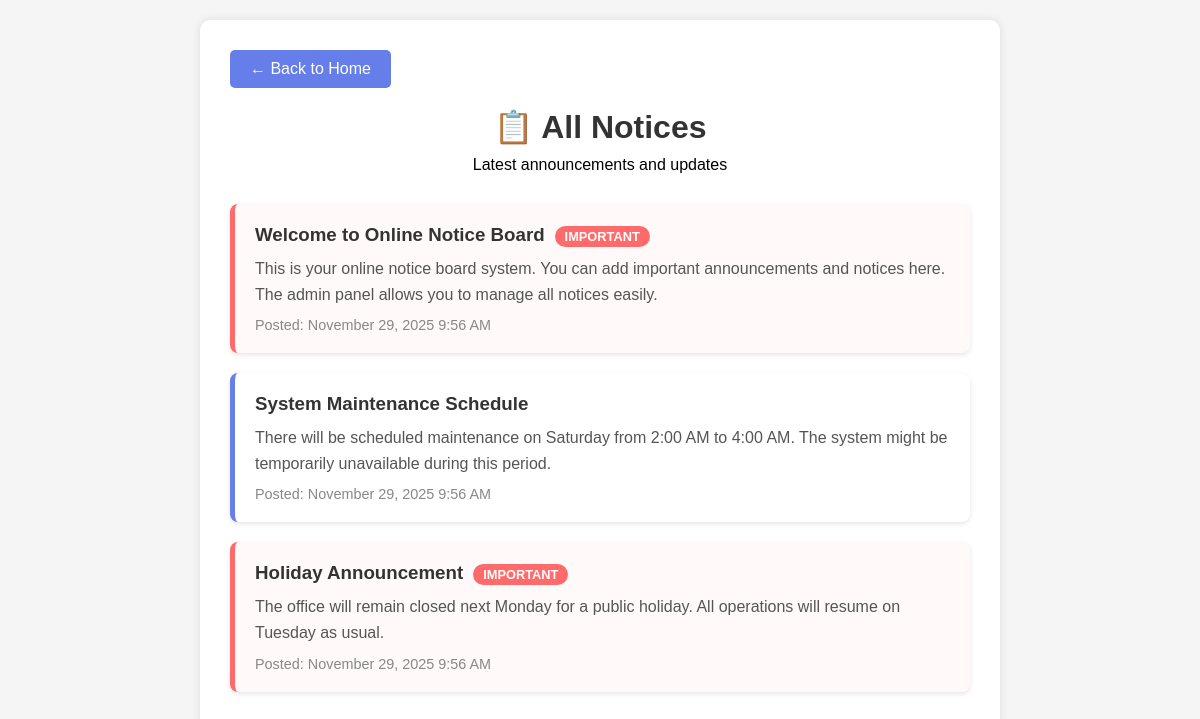
The page /view_notices.php on the database its author committed.
### tables this page shows
CREATE TABLE notices (
    id INT AUTO_INCREMENT PRIMARY KEY,
    title VARCHAR(255) NOT NULL,
    content TEXT NOT NULL,
    created_at TIMESTAMP DEFAULT CURRENT_TIMESTAMP,
    is_important BOOLEAN DEFAULT FALSE
);

### view_notices.php (the view, shortened to what this page needs)
<?php
include 'config.php';
?>
<!DOCTYPE html>
<html lang="en">
<head>
</head>
<body>
    <div class="container">
        <a href="index.php" class="back-btn">← Back to Home</a>
        <header>
            <h1>📋 All Notices</h1>
            <p>Latest announcements and updates</p>
        </header>
        <?php
        $sql = "SELECT * FROM notices ORDER BY created_at DESC";
        $result = $conn->query($sql);
        if ($result->num_rows > 0) {
            while($row = $result->fetch_assoc()) {
                $important_class = $row['is_important'] ? 'important' : '';
                echo "<div class='notice $important_class'>";
                echo "<h3>" . htmlspecialchars($row['title']);
                if ($row['is_important']) {
                    echo "<span class='important-badge'>IMPORTANT</span>";
                }
                echo "</h3>";
                echo "<p>" . nl2br(htmlspecialchars($row['content'])) . "</p>";
                echo "<div class='notice-date'>Posted: " . date('F j, Y g:i A', strtotime($row['created_at'])) . "</div>";
                echo "</div>";
            }
        } else {
            echo "<p>No notices available.</p>";
        }
        ?>
    </div>
</body>
</html>

### view_notices.php (style rules this page uses)
* { margin: 0; padding: 0; box-sizing: border-box; }
body { font-family: Arial, sans-serif; background: #f5f5f5; padding: 20px; }
.container { max-width: 800px; margin: 0 auto; background: white; padding: 30px; border-radius: 10px; box-shadow: 0 0 10px rgba(0,0,0,0.1); }
header { text-align: center; margin-bottom: 30px; }
h1 { color: #333; margin-bottom: 10px; }
.back-btn { display: inline-block; padding: 10px 20px; background: #667eea; color: white; text-decoration: none; border-radius: 5px; margin-bottom: 20px; }
.notice { background: white; padding: 20px; margin-bottom: 20px; border-radius: 8px; border-left: 5px solid #667eea; box-shadow: 0 2px 5px rgba(0,0,0,0.1); }
.notice.important { border-left-color: #ff6b6b; background: #fff9f9; }
.notice h3 { color: #333; margin-bottom: 10px; }
.notice p { color: #555; line-height: 1.6; margin-bottom: 10px; }
.notice-date { color: #888; font-size: 0.9rem; }
.important-badge { background: #ff6b6b; color: white; padding: 3px 10px; border-radius: 15px; font-size: 0.8rem; margin-left: 10px; }

### rows shown on the page
notices: title "Welcome to Online Notice Board", is_important "IMPORTANT", content "This is your online notice board system. You can add important announcements and notices here. The admin panel allows you to manage all notices easily.", created_at "November 29, 2025 9:56 AM"
notices: title "System Maintenance Schedule", content "There will be scheduled maintenance on Saturday from 2:00 AM to 4:00 AM. The system might be temporarily unavailable during this period.", created_at "November 29, 2025 9:56 AM"
notices: title "Holiday Announcement", is_important "IMPORTANT", content "The office will remain closed next Monday for a public holiday. All operations will resume on Tuesday as usual.", created_at "November 29, 2025 9:56 AM"
